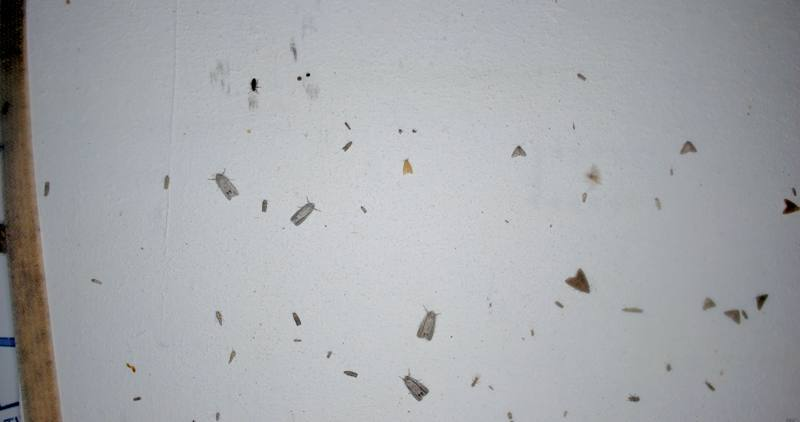
#> input picture map/photos/anguilla/1-1.jpg, 800 x 422 px
$ python -i build_map.py   (imports and definitions only)
#> lines starting #> are read from the running program, lines starting #| are printed output that depends on the picture; after the words box and inside, x2 and y2 are one past the last pixel; in counts of white or black regions, pixels touching at a corner belong together
"""Build map/deployments.json and map/photos/ for the "Where we work" map.

    python tools/build_map.py --deployments <deployments_info.csv> --summary <summary.json> --photos <photos dir>
                              [--counts <deployment_*.csv> ...] [--bucket-counts <bucket_media_summary.csv>]
                              [--setup-photos <setup.json>] [--as-of "November 2026"]

Inputs stay private: the team's deployment list (ceh-biomonitoring-internal/upload_api/deployments_info.csv)
and the summary + night photos picked from the data store on JASMIN (summary.json, photos/<dep>/*.jpg).
Photo counts come from the team's media summaries (--counts per deployment, --bucket-counts per
country); where a system has no count, none is shown. --setup-photos is an optional {deployment_id: path} of photos of a system in place.

What comes out is public, so it holds NO coordinates, site names or deployment IDs: one marker per
country (at the middle of the country), and per system only a number, what it records, the months
it ran, its photo count and a few photos (renamed, resized, EXIF removed).
"""
from __future__ import annotations

import argparse
import csv
import json
import shutil
from datetime import date
from pathlib import Path

import numpy as np
from scipy import ndimage
from PIL import Image

SITE = Path(__file__).resolve().parents[1]
OUT_JSON, OUT_PHOTOS = SITE / "map" / "deployments.json", SITE / "map" / "photos"

# The middle of each country (rounded). Never a site's location.
CENTRES = {
    "Anguilla": (18.22, -63.05), "Argentina": (-34.0, -64.0), "Costa Rica": (9.75, -83.75), "Cyprus": (35.0, 33.2),
    "Ghana": (7.9, -1.0), "Japan": (36.2, 138.25), "Kenya": (0.0, 37.9), "Madagascar": (-19.0, 46.7),
    "Namibia": (-22.5, 17.0), "Nigeria": (9.1, 8.7), "Panama": (8.5, -80.0), "Singapore": (1.35, 103.82),
    "Thailand": (15.0, 101.0), "Uganda": (1.4, 32.3), "United Kingdom": (54.0, -2.0),
}
BUCKET_COUNTRY = {"aia": "Anguilla", "cri": "Costa Rica", "cyp": "Cyprus", "gbr": "United Kingdom", "jpn": "Japan",
                  "ken": "Kenya", "nam": "Namibia", "nga": "Nigeria", "pan": "Panama", "sgp": "Singapore",
                  "tha": "Thailand", "mdg": "Madagascar", "uga": "Uganda", "gha": "Ghana",
                  "saltmarsh-soundscapes": "United Kingdom"}
KINDS = {"snapshot_images": "moths", "motion_images": "moths", "audible_recordings": "sound",
         "terrestrial_recordings": "sound", "aquatic_recordings": "sound", "ultrasound_recordings": "bats"}
FIRST_MONTH = "202301"           # earlier dates are cameras whose clock wasn't set
MONTHS = "Jan Feb Mar Apr May Jun Jul Aug Sep Oct Nov Dec".split()


def month(d: str) -> str:
    return f"{MONTHS[int(d[4:6]) - 1]} {d[:4]}" if len(d) >= 6 else ""


def when(first: str, last: str) -> str:
    a, b = month(first), month(last)
    return a if a == b else f"{a} to {b}" if a and b else a or b


def busy(src: Path) -> float:
    """How many separate insects are on the screen: small dark specks on the bright background.

    Big dark shapes (an insect right in front of the lens, a cable) don't count, and a photo that is
    mostly dark scores low, so sharp, busy screens come first.
    """
#> called with src = '../map/photos/anguilla/1-1.jpg'
    g = np.asarray(Image.open(src).convert("L").resize((480, 270)), dtype=float)
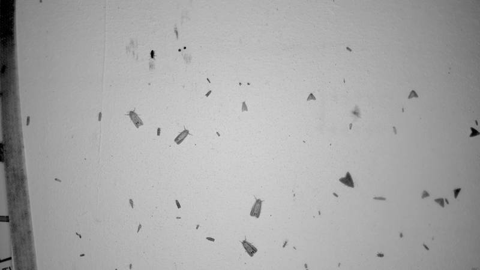
#> g: shape (270, 480) float64; min 0, max 212, mean 167.3
    med = np.median(g)
#> med = 174
    if med < 90:
        return 0.0
    dark = g < med * 0.7
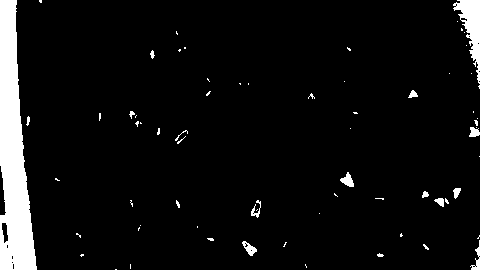
#> dark: shape (270, 480) bool; 6.4% white; 68 white regions (53 under 20 px), largest, box (x1, y1, x2, y2) and area: (0, 0, 37, 270) 6148, (453, 0, 480, 84) 958, (340, 172, 354, 187) 115
    labels, n = ndimage.label(dark)
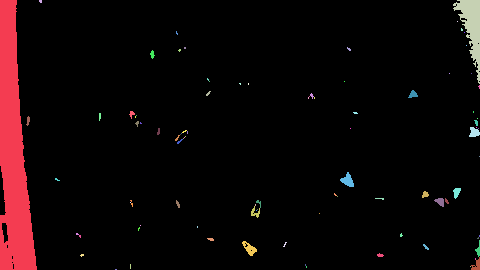
#> labels: shape (270, 480) int32; 94 distinct labels, from 0 to 93; one colour per label, 0 black
#> n = 93
    if not n:
        return 0.0
    sizes = np.bincount(labels.ravel())[1:]
#> sizes = 93 values, max 6148 at index 0, min 1 at index 3, mean 88.53
    specks = int(((sizes >= 6) & (sizes <= 900)).sum())
#> specks = 38
    return specks * (1.0 - min(1.0, dark.mean() * 4))


# [83 lines left out: functions save_photo, main, not called in this run]


# [2 lines not run here, left out]

>>> result = busy('../map/photos/anguilla/1-1.jpg')
#> result = 28.34

$ run again, on map/photos/costa-rica/1-2.jpg
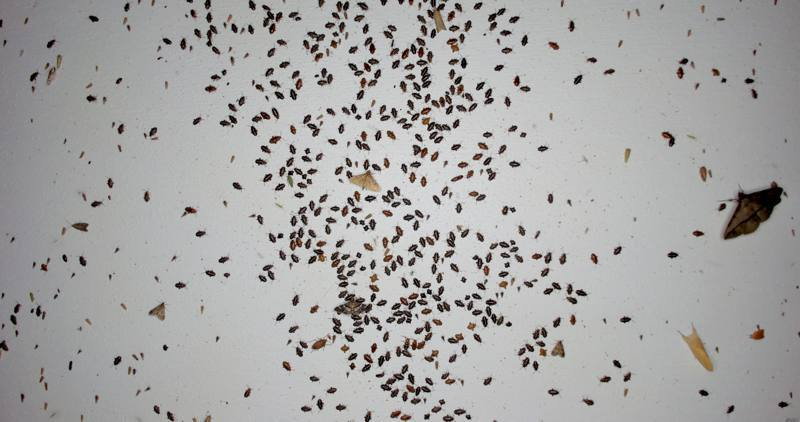
#> input picture map/photos/costa-rica/1-2.jpg, 800 x 422 px
#> in busy, `g = np.asarray(Image.open(src).convert("L").resize((480, 270)), dtype=..`:
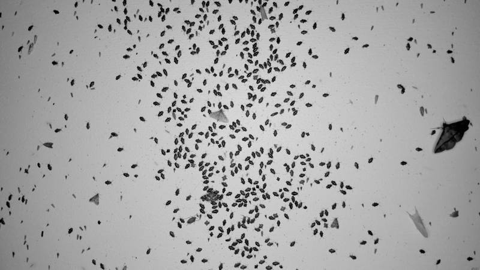
#> g: shape (270, 480) float64; min 0, max 225, mean 166.3
#> med = 176
#> dark: shape (270, 480) bool; 8.8% white; 575 white regions (412 under 20 px), largest, box (x1, y1, x2, y2) and area: (434, 116, 473, 154) 758, (201, 186, 228, 213) 286, (0, 0, 12, 31) 201
#> in busy, `labels, n = ndimage.label(dark)`:
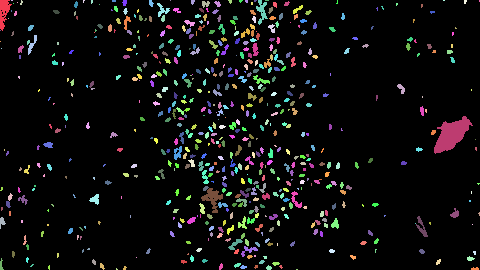
#> labels: shape (270, 480) int32; 626 distinct labels, from 0 to 625; one colour per label, 0 black
#> n = 625
#> sizes = 625 values, max 758 at index 297, min 1 at index 8, mean 18.15
#> specks = 512
#> result = 332.8

$ run again, on map/photos/costa-rica/1-3.jpg
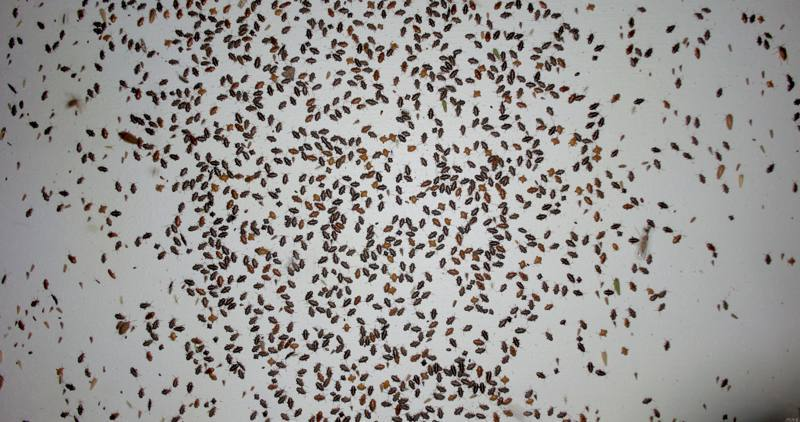
#> input picture map/photos/costa-rica/1-3.jpg, 800 x 422 px
#> in busy, `g = np.asarray(Image.open(src).convert("L").resize((480, 270)), dtype=..`:
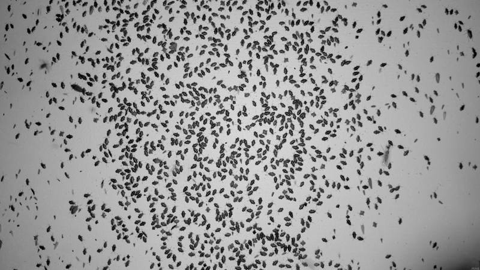
#> g: shape (270, 480) float64; min 0, max 227, mean 152.7
#> med = 165
#> dark: shape (270, 480) bool; 17.6% white; 1024 white regions (709 under 20 px), largest, box (x1, y1, x2, y2) and area: (425, 232, 480, 270) 1129, (256, 98, 277, 126) 180, (115, 152, 142, 180) 169
#> in busy, `labels, n = ndimage.label(dark)`:
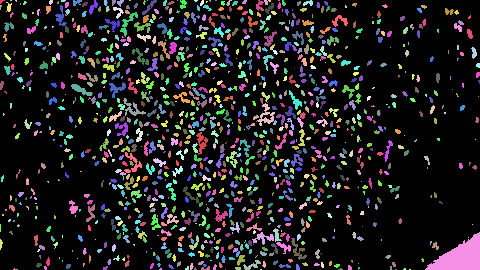
#> labels: shape (270, 480) int32; 1146 distinct labels, from 0 to 1145; one colour per label, 0 black
#> n = 1145
#> sizes = 1145 values, max 1129 at index 1002, min 1 at index 12, mean 19.96
#> specks = 954
#> result = 281
